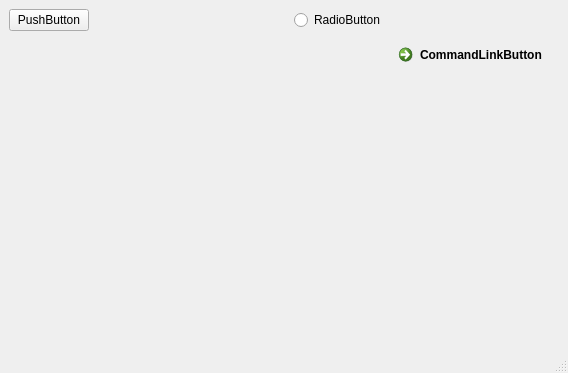
<?xml version="1.0" encoding="UTF-8"?>
<ui version="4.0">
 <class>MainWindow</class>
 <widget class="QMainWindow" name="MainWindow">
  <property name="geometry">
   <rect>
    <x>0</x>
    <y>0</y>
    <width>568</width>
    <height>373</height>
   </rect>
  </property>
  <property name="windowTitle">
   <string>MainWindow</string>
  </property>
  <widget class="QWidget" name="centralwidget">
   <layout class="QGridLayout" name="gridLayout" rowstretch="0,0,0,0,0" columnstretch="1,0">
    <item row="3" column="1">
     <widget class="QCommandLinkButton" name="commandLinkButton">
      <property name="text">
       <string>CommandLinkButton</string>
      </property>
     </widget>
    </item>
    <item row="0" column="0">
     <layout class="QHBoxLayout" name="horizontalLayout">
      <item>
       <widget class="QPushButton" name="pushButton">
        <property name="text">
         <string>PushButton</string>
        </property>
       </widget>
      </item>
      <item>
       <spacer name="horizontalSpacer">
        <property name="orientation">
         <enum>Qt::Orientation::Horizontal</enum>
        </property>
        <property name="sizeHint" stdset="0">
         <size>
          <width>40</width>
          <height>20</height>
         </size>
        </property>
       </spacer>
      </item>
      <item>
       <widget class="QRadioButton" name="radioButton">
        <property name="text">
         <string>RadioButton</string>
        </property>
       </widget>
      </item>
     </layout>
    </item>
   </layout>
  </widget>
  <widget class="QStatusBar" name="statusbar"/>
 </widget>
 <resources/>
 <connections/>
</ui>
